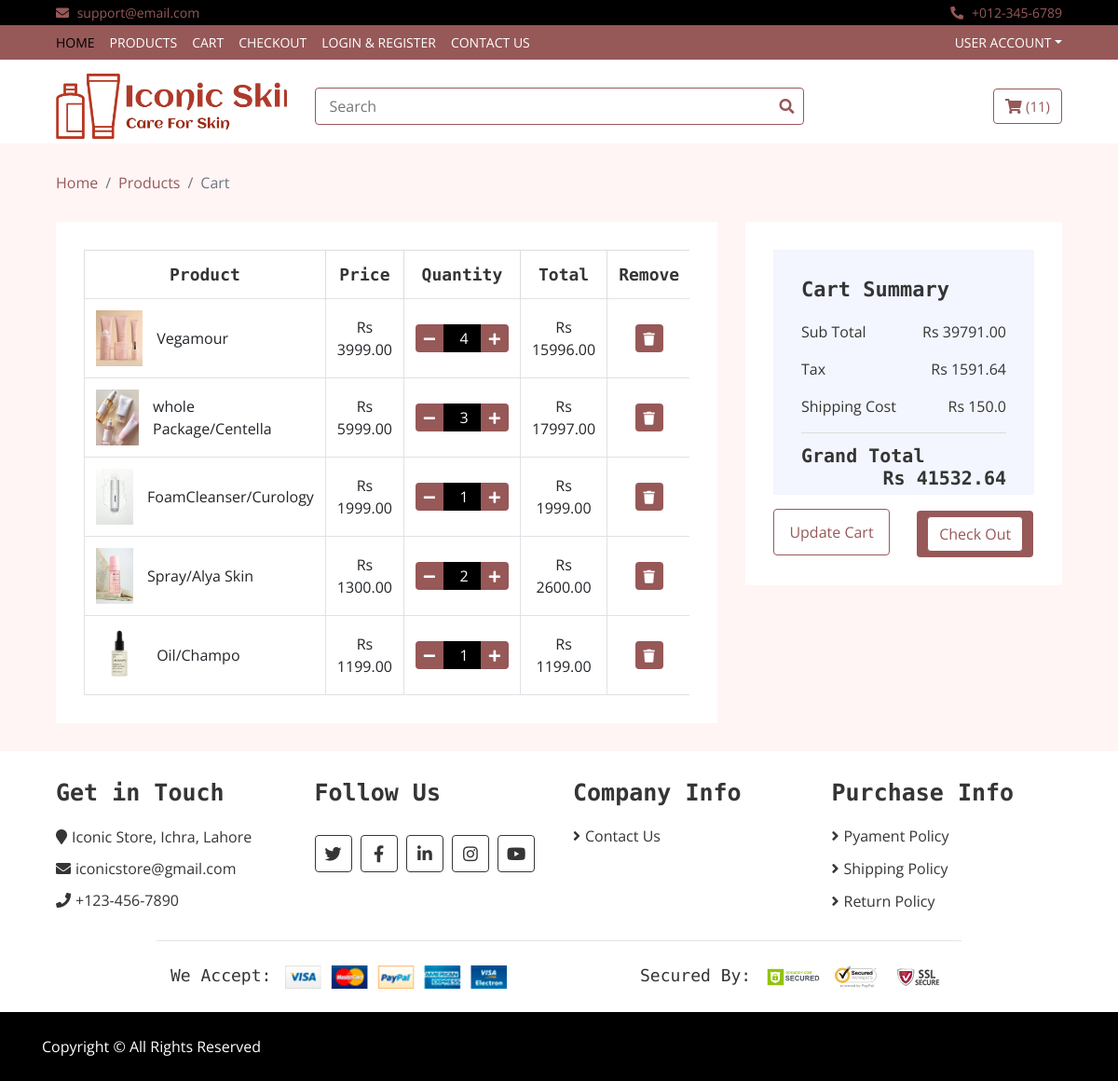
Before: /cart (signed in) with the older database file.
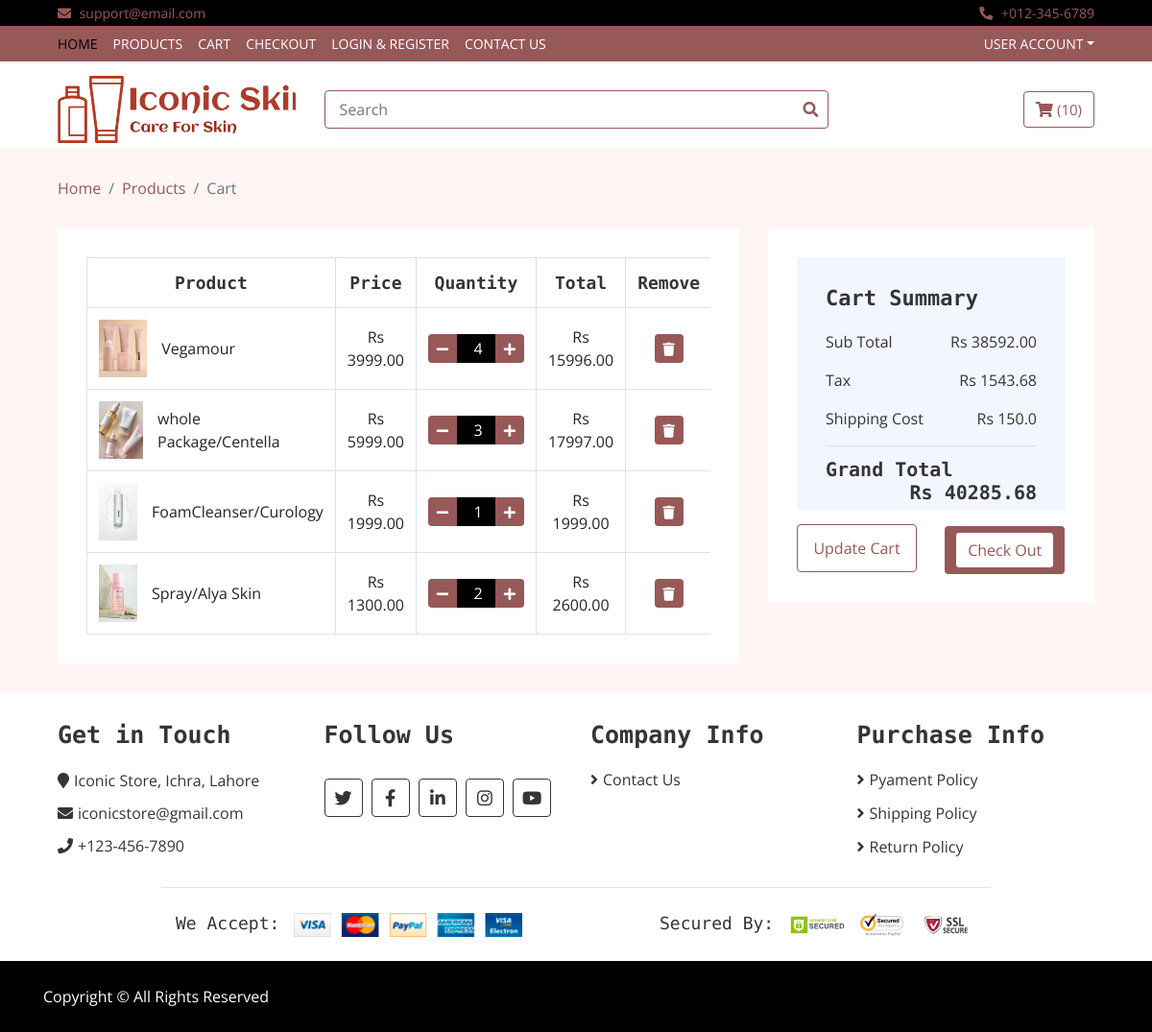
After: the same page with the newer database file.
### app/models.py (models this page shows, shortened)
class Cart(models.Model):
    product = models.ForeignKey(Product,on_delete=models.CASCADE)
    qty = models.IntegerField()
    sub_total = models.DecimalField(max_digits=10,decimal_places=2)
    user = models.IntegerField()

class Product(models.Model):
    title = models.CharField(max_length=255)
    description = models.TextField(blank=True)
    price = models.DecimalField(max_digits=10, decimal_places=2)
    image = models.ImageField(upload_to='products/')
    category = models.ForeignKey(Category, on_delete=models.CASCADE)
    rating = models.DecimalField(max_digits=3, decimal_places=2, default=0.0)

### app/views.py (the view)
# urls.py: path('cart',views.cart, name='cart'),
def cart(request):
     total = 0
     user_id = request.user.id
     shipping_charges = 150.00
     cart_items = Cart.objects.filter(user = user_id)
     for item in cart_items:
        total = total + item.sub_total
     tax = float(total) * 0.04
     grand_total = float(total) + tax + shipping_charges
     return render(request,'cart.html', {
        'cart_items': cart_items,
        'total' :total,
        'shipping_charges' : shipping_charges,
        'tax' : tax,
        'grand_total' :grand_total } )

### app/context_processors.py (called while the page is built)
def cart_item_count(request):
    if request.user.is_authenticated:
        cart_items = Cart.objects.filter(user=request.user.id)
        total_quantity = sum(item.qty for item in cart_items)
    else:
        total_quantity = 0
    return {'cart_item_count': total_quantity}

### app/templates/cart.html (shortened to what this page needs)
{% extends 'master.html' %}
{% load static %}
{% block 'content' %}
<div class="breadcrumb-wrap">
        <div class="container-fluid">
            <ul class="breadcrumb">
                <li class="breadcrumb-item"><a href="{% url 'home' %}">Home</a></li>
                <li class="breadcrumb-item"><a href="{% url 'product_list' %}">Products</a></li>
                <li class="breadcrumb-item active">Cart</li>
            </ul>
        </div>
</div>
<div class="cart-page">
        <div class="container-fluid">
            <div class="row">
                <div class="col-lg-8">
                    <div class="cart-page-inner">
                        <div class="table-responsive">
                            <table class="table table-bordered">
                                <thead class="thead-dark">
                                    <tr>
                                        <th>Product</th>
                                        <th>Price</th>
                                        <th>Quantity</th>
                                        <th>Total</th>
                                        <th>Remove</th>
                                    </tr>
                                </thead>
                                <tbody class="align-middle">
                                    {% for item in cart_items %}
                                    <tr>
                                        <td>
                                            <div class="img">
                                                <a href="#"><img src="{{ item.product.image.url }}" alt="Image"></a>
                                                <p>{{ item.product.title }} </p>
                                            </div>
                                        </td>
                                        <td>Rs {{ item.product.price }}</td>
                                        <td>
                                            <div class="qty">
                                                <button class="btn-minus"><i class="fa fa-minus"></i></button>
                                                <input type="text" name="quantity" value=" {{ item.qty }}" autocomplete="off" size="1">
                                                <button class="btn-plus"><i class="fa fa-plus"></i></button>
                                            </div>
                                        </td>
                                        <td>Rs {{ item.sub_total }}</td>
                                        <td><a href="{% url 'delete_cart_item' item.id %}"><button><i class="fa fa-trash"></i></button></td></a>
                                    </tr>
                                    {% endfor %}
                                </tbody>
                            </table>
                        </div>
                    </div>
                </div>
                <div class="col-lg-4">
                    <div class="cart-page-inner">
                        <div class="row">
                            <div class="col-md-12">
                                <div class="cart-summary">
                                    <div class="cart-content">
                                        <h1>Cart Summary</h1>
                                        <p>Sub Total<span>Rs {{ total }}</span></p>
                                        <p>Tax<span>Rs {{ tax }}</span></p>
                                        <p>Shipping Cost<span>Rs {{ shipping_charges }}</span></p>
                                        <h2>Grand Total<span>Rs {{ grand_total }}</span></h2>
                                    </div>
                                    <div class="cart-btn">
                                        <button>Update Cart</button>
                                        <button><a class="btn" href="{% url 'checkout' %} ">Check Out</a></button>
                                    </div>
                                </div>
                            </div>
                        </div>
                    </div>
                </div>
            </div>
        </div>
</div>
{% endblock %}

### app/templates/master.html (shortened to what this page needs)
{% load static %}
<!DOCTYPE html>
<html lang="en">
    <head>
        <link href="https://stackpath.bootstrapcdn.com/bootstrap/4.4.1/css/bootstrap.min.css" rel="stylesheet">
        <link href="https://cdnjs.cloudflare.com/ajax/libs/font-awesome/5.10.0/css/all.min.css" rel="stylesheet">
        <link href="{% static 'lib/slick/slick.css' %}" rel="stylesheet">
        <link href="{% static 'lib/slick/slick-theme.css' %}" rel="stylesheet">
        <link href="{% static 'css/style.css' %}" rel="stylesheet">
    </head>
    <body>
    {% include '_header.html' %}
    {% block 'content' %}
    {% endblock %}
    {% include '_footer.html' %}
    </body>
</html>

### app/templates/_header.html (shortened to what this page needs)
{% load static %}
        <div class="top-bar">
            <div class="container-fluid">
                <div class="row">
                    <div class="col-sm-6">
                        <i class="fa fa-envelope"></i>
                        support@email.com
                    </div>
                    <div class="col-sm-6">
                        <i class="fa fa-phone-alt"></i>
                        +012-345-6789
                    </div>
                </div>
            </div>
        </div>
        <div class="nav">
            <div class="container-fluid">
                <nav class="navbar navbar-expand-md bg-dark navbar-dark">
                    <div class="collapse navbar-collapse justify-content-between" id="navbarCollapse">
                        <div class="navbar-nav mr-auto">
                            <a href="{% url 'home' %}" class="nav-item nav-link active">Home</a>
                            <a href="{% url 'product_list' %}" class="nav-item nav-link">Products</a>
                            <a href="{% url 'cart' %}" class="nav-item nav-link">Cart</a>
                            <a href="{% url 'checkout' %}" class="nav-item nav-link">Checkout</a>
                                    <a href="{% url 'login' %}" class="nav-item nav-link">Login & Register</a>
                                    <a href="{% url 'contact' %}" class="nav-item nav-link">Contact Us</a>
                        </div>
                        <div class="navbar-nav ml-auto">
                            <div class="nav-item dropdown">
                                <a href="#" class="nav-link dropdown-toggle" data-toggle="dropdown">User Account</a>
                            </div>
                        </div>
                    </div>
                </nav>
            </div>
        </div>
        <div class="bottom-bar">
            <div class="container-fluid">
                <div class="row align-items-center">
                    <div class="col-md-3">
                        <div class="logo">
                            <a href="{% url 'home' %}">
                                <img src="{% static './img/iconic-skin.png' %}" alt="Logo">
                            </a>
                        </div>
                    </div>
                    <div class="col-md-6">
                        <div class="search">
                            <input type="text" placeholder="Search">
                            <button><i class="fa fa-search"></i></button>
                        </div>
                    </div>
                    <div class="col-md-3">
                        <div class="user">
                            <a href="{% url 'cart' %}" class="btn cart">
                                <i class="fa fa-shopping-cart"></i>
                                <span>({{ cart_item_count }})</span>
                           </a>
                        </div>
                    </div>
                </div>
            </div>
        </div>

### app/templates/_footer.html (shortened to what this page needs)
{% load static %}
        <div class="footer">
            <div class="container-fluid">
                <div class="row">
                    <div class="col-lg-3 col-md-6">
                        <div class="footer-widget">
                            <h2>Get in Touch</h2>
                            <div class="contact-info">
                                <p><i class="fa fa-map-marker"></i>Iconic Store, Ichra, Lahore</p>
                                <p><i class="fa fa-envelope"></i>iconicstore@gmail.com</p>
                                <p><i class="fa fa-phone"></i>+123-456-7890</p>
                            </div>
                        </div>
                    </div>
                    <div class="col-lg-3 col-md-6">
                        <div class="footer-widget">
                            <h2>Follow Us</h2>
                            <div class="contact-info">
                                <div class="social">
                                    <a href="https://www.twitter.com" target="_blank" rel="noopener noreferrer"><i class="fab fa-twitter"></i></a>
                                    <a href="https://www.facebook.com" target="_blank" rel="noopener noreferrer"><i class="fab fa-facebook-f"></i></a>
                                    <a href="https://www.linkedin.com" target="_blank" rel="noopener noreferrer"><i class="fab fa-linkedin-in"></i></a>
                                    <a href="https://www.instagram.com" target="_blank" rel="noopener noreferrer"><i class="fab fa-instagram"></i></a>
                                    <a href="https://www.youtube.com" target="_blank" rel="noopener noreferrer"><i class="fab fa-youtube"></i></a>
                                </div>
                            </div>
                        </div>
                    </div>
                    <div class="col-lg-3 col-md-6">
                        <div class="footer-widget">
                            <h2>Company Info</h2>
                            <ul>
                                <li><a href="{% url 'contact' %}">Contact Us</a></li>
                            </ul>
                        </div>
                    </div>
                    <div class="col-lg-3 col-md-6">
                        <div class="footer-widget">
                            <h2>Purchase Info</h2>
                            <ul>
                                <li><a href="{% url 'checkout' %}">Pyament Policy</a></li>
                                <li><a href="{% url 'checkout' %}">Shipping Policy</a></li>
                                <li><a href="{% url 'contact' %}">Return Policy</a></li>
                            </ul>
                        </div>
                    </div>
                </div>
                <div class="row payment align-items-center">
                    <div class="col-md-6">
                        <div class="payment-method">
                            <h2>We Accept:</h2>
                            <img src="{% static 'img/payment-method.png' %}" alt="Payment Method" />
                        </div>
                    </div>
                    <div class="col-md-6">
                        <div class="payment-security">
                            <h2>Secured By:</h2>
                            <img src="{% static 'img/godaddy.svg' %}" alt="Payment Security" />
                            <img src="{% static 'img/norton.svg' %}" alt="Payment Security" />
                            <img src="{% static 'img/ssl.svg' %}" alt="Payment Security" />
                        </div>
                    </div>
                </div>
            </div>
        </div>
        <div class="footer-bottom">
            <div class="container">
                <div class="row">
                    <div class="col-md-6 copyright">
                        <p>Copyright &copy; <a href=""></a>All Rights Reserved</p>
                    </div>
                </div>
            </div>
        </div>

Changed rows visible on the page:
removed Cart: product.image (picture), product "Oil/Champo", product.price "1199.00", quantity "1", sub_total "1199.00"
Other visible differences:
{{ cart_item_count }}: "11" → "10"
{{ total }}: "39791.00" → "38592.00"
{{ tax }}: "1591.64" → "1543.68"
{{ grand_total }}: "41532.64" → "40285.68"
